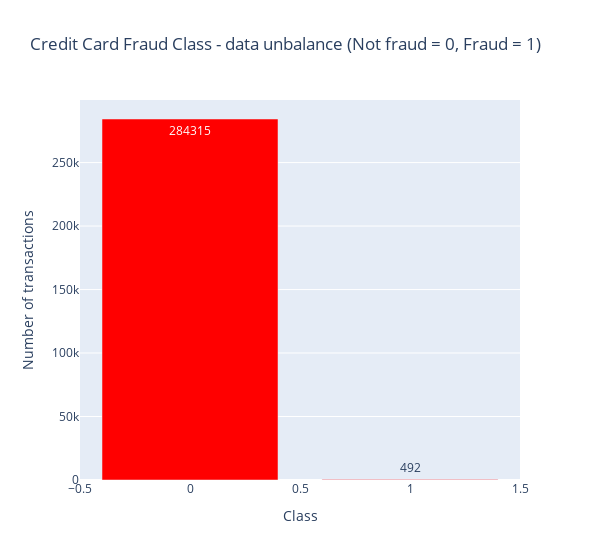

The code cell stored with this chart in its notebook:
### Markdown cell above
### 4.4 Class Imbalance Analysis

One of the biggest challenges in fraud detection is handling class imbalance. Let's visualize the distribution.

### Code cell
temp = data_df["Class"].value_counts()
df = pd.DataFrame({'Class': temp.index,'values': temp.values})

trace = go.Bar(
    x = df['Class'],y = df['values'],
    name="Credit Card Fraud Class - data unbalance (Not fraud = 0, Fraud = 1)",
    marker=dict(color="Red"),
    text=df['values']
)
data = [trace]
layout = dict(title = 'Credit Card Fraud Class - data unbalance (Not fraud = 0, Fraud = 1)',
          xaxis = dict(title = 'Class', showticklabels=True), 
          yaxis = dict(title = 'Number of transactions'),
          hovermode = 'closest',width=600
         )
fig = dict(data=data, layout=layout)
iplot(fig, filename='class')

### Figure 1 — Plotly figure (JSON) as saved in the notebook; plotly's stock layout.template omitted (floating-point values rounded to 4 significant figures)
{"data": [{"marker": {"color": "Red"}, "name": "Credit Card Fraud Class - data unbalance (Not fraud = 0, Fraud = 1)", "text": [284315, 492], "type": "bar", "x": [0, 1], "y": [284315, 492]}], "layout": {"hovermode": "closest", "title": {"text": "Credit Card Fraud Class - data unbalance (Not fraud = 0, Fraud = 1)"}, "width": 600, "xaxis": {"showticklabels": true, "title": {"text": "Class"}}, "yaxis": {"title": {"text": "Number of transactions"}}}}
